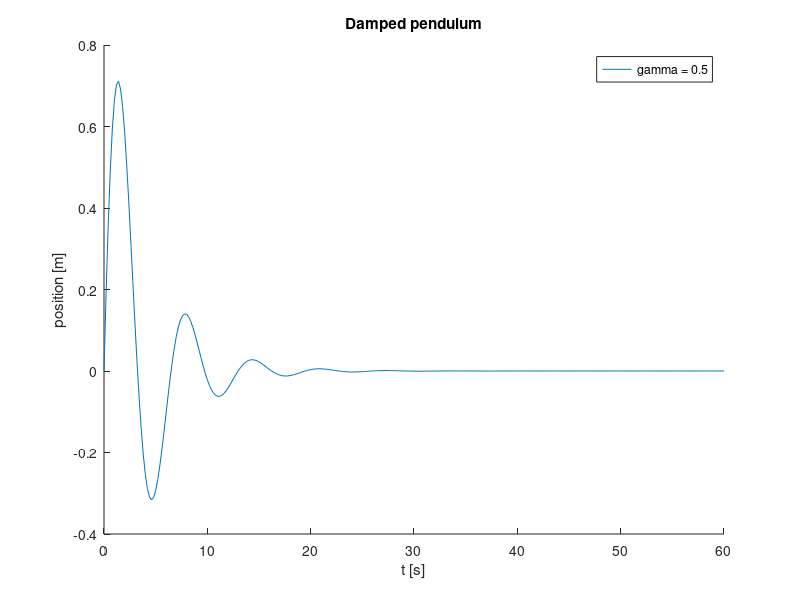
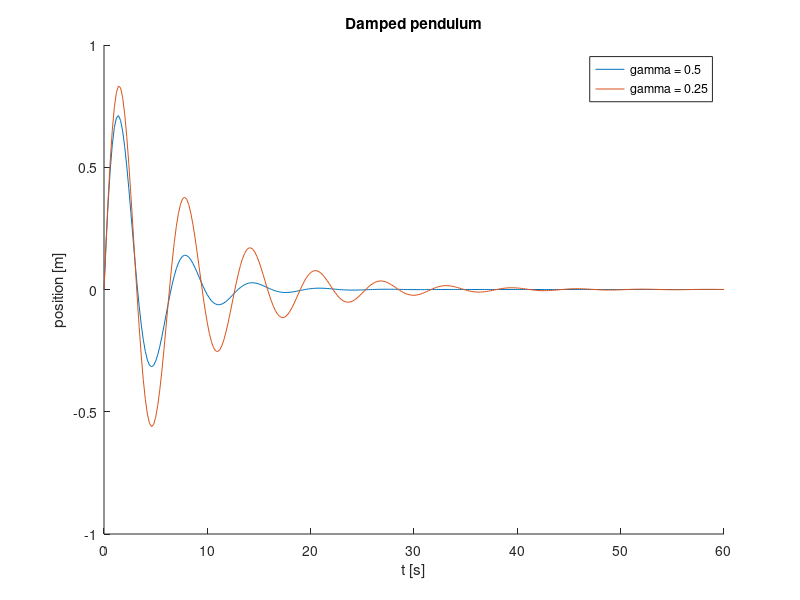
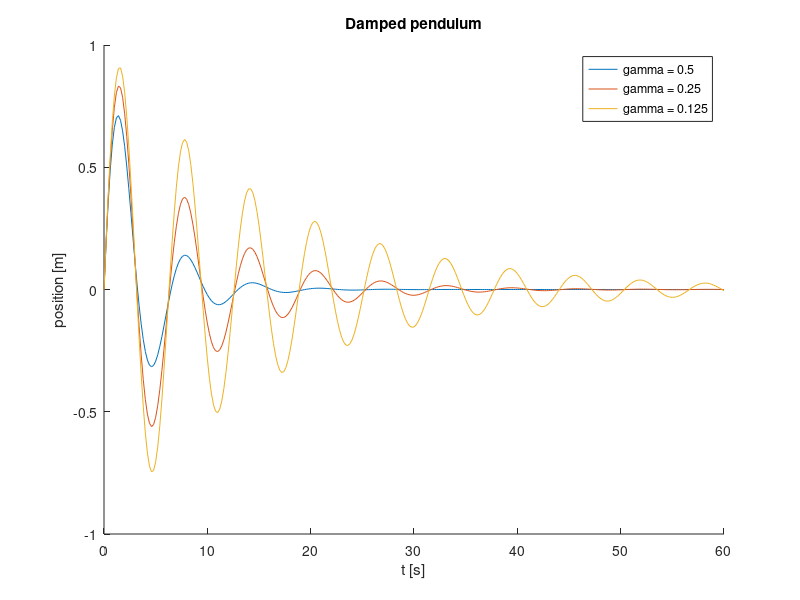
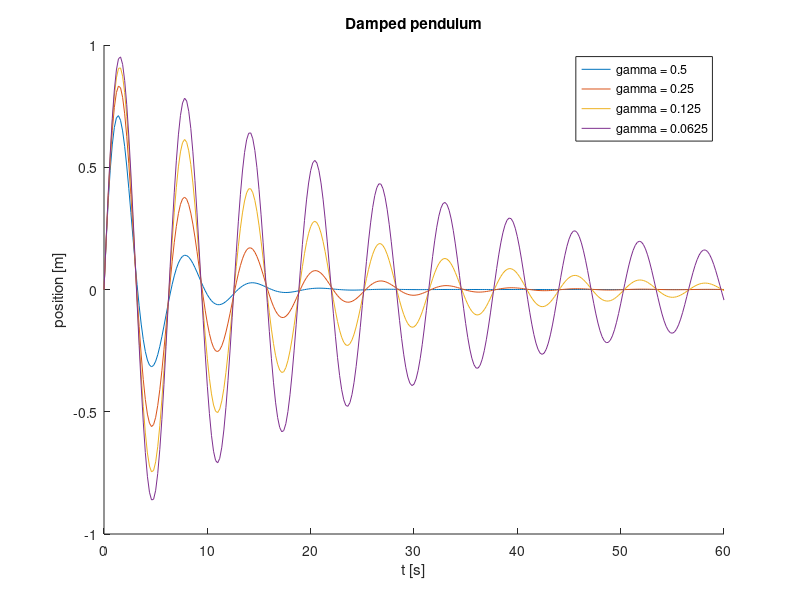

These figures' MATLAB source, in order:
## -*- texinfo -*-
## Evolve a solution for an ODE
##
## Damped pendulum with different values of damping

1;
pbaspect([1 1 1]) % aspect ratio
xmin=-2*pi; xmax=2*pi;
ymin=-pi; ymax=pi;

hold off
newplot
hold on
# axis ([xmin xmax ymin ymax])

for n=1:5
    gamma= 2^(-n);
    df = @(t,y) [ y(2); -y(1) - gamma*y(2)  ]; % damped harmonic
    x0=0;
    y0=1;
    [t,y] = ode45(df, [0:0.2:60], [x0, y0]);

    xlabel("t [s]");
    ylabel("position [m]");
    title("Damped pendulum")
    X=t;
    Y=y(:,1);
    legendstr=["gamma = " num2str(gamma)];
    optstr=[";" legendstr ";"];
    plot(X,Y,optstr);
    print("evolution.png");

endfor

% TEST I'm saving ONLY THE LAST simulation
% big compound matrix to save the results
    A=[t,y];
    tic;
    fid = fopen('result.txt', 'w');
    for i=1:size(A, 1)
        fprintf(fid, '%f ', A(i,:));
        fprintf(fid, '\n');
    end
    fclose(fid);
    toc
